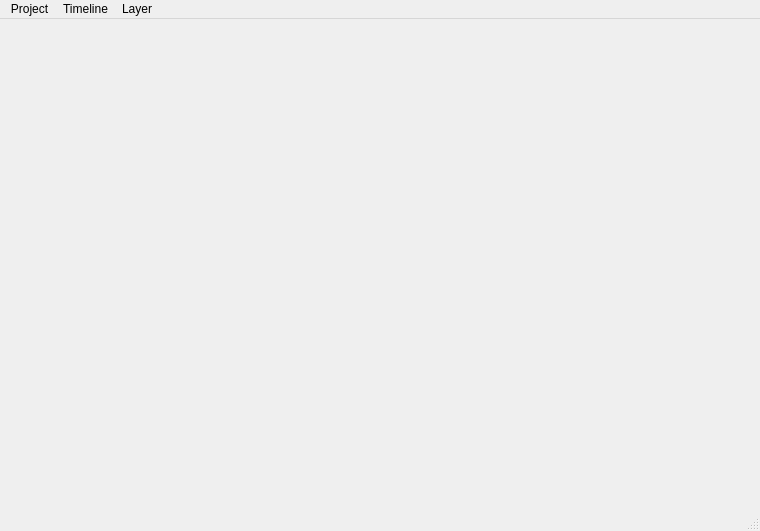
<?xml version="1.0" encoding="UTF-8"?>
<ui version="4.0">
 <class>MainWindow</class>
 <widget class="QMainWindow" name="MainWindow">
  <property name="geometry">
   <rect>
    <x>0</x>
    <y>0</y>
    <width>760</width>
    <height>531</height>
   </rect>
  </property>
  <property name="windowTitle">
   <string>Bugel</string>
  </property>
  <widget class="QWidget" name="centralWidget">
   <layout class="QVBoxLayout" name="verticalLayout">
    <item>
     <widget class="TimelineContainer" name="timeline" native="true"/>
    </item>
   </layout>
  </widget>
  <widget class="QMenuBar" name="menuBar">
   <property name="geometry">
    <rect>
     <x>0</x>
     <y>0</y>
     <width>760</width>
     <height>21</height>
    </rect>
   </property>
   <widget class="QMenu" name="menuTimeline">
    <property name="title">
     <string>Timeline</string>
    </property>
    <addaction name="actionNew_Timeline"/>
    <addaction name="actionOpen_Timeline"/>
    <addaction name="separator"/>
    <addaction name="actionTimeline_Settings"/>
    <addaction name="separator"/>
    <addaction name="actionExport_Timeline"/>
    <addaction name="actionSave_Timeline"/>
    <addaction name="actionSave_Timeline_As"/>
   </widget>
   <widget class="QMenu" name="menuLayer">
    <property name="title">
     <string>Layer</string>
    </property>
    <widget class="QMenu" name="menuAdd_Placeholder">
     <property name="title">
      <string>Add Placeholder</string>
     </property>
     <addaction name="action1"/>
     <addaction name="action2"/>
     <addaction name="action3"/>
     <addaction name="action4"/>
     <addaction name="action5"/>
     <addaction name="action6"/>
     <addaction name="action7"/>
     <addaction name="action8"/>
     <addaction name="action9"/>
    </widget>
    <addaction name="actionAdd_layer"/>
    <addaction name="actionRemove_layer"/>
    <addaction name="separator"/>
    <addaction name="menuAdd_Placeholder"/>
    <addaction name="actionAdd_User_Event"/>
    <addaction name="actionDelete_Selection"/>
   </widget>
   <widget class="QMenu" name="menuProject">
    <property name="title">
     <string>Project</string>
    </property>
    <addaction name="actionNew_Project"/>
    <addaction name="actionOpen_Project"/>
    <addaction name="separator"/>
    <addaction name="actionProject_Settings"/>
    <addaction name="separator"/>
    <addaction name="actionClose_Project"/>
   </widget>
   <addaction name="menuProject"/>
   <addaction name="menuTimeline"/>
   <addaction name="menuLayer"/>
  </widget>
  <widget class="QStatusBar" name="statusBar"/>
  <action name="actionAdd_layer">
   <property name="text">
    <string>Add layer</string>
   </property>
  </action>
  <action name="action1">
   <property name="text">
    <string>Placeholder 0</string>
   </property>
  </action>
  <action name="action2">
   <property name="text">
    <string>Placeholder 1</string>
   </property>
  </action>
  <action name="action3">
   <property name="text">
    <string>Placeholder 2</string>
   </property>
  </action>
  <action name="action4">
   <property name="text">
    <string>Placeholder 3</string>
   </property>
  </action>
  <action name="action5">
   <property name="text">
    <string>Placeholder 4</string>
   </property>
  </action>
  <action name="action6">
   <property name="text">
    <string>Placeholder 5</string>
   </property>
  </action>
  <action name="action7">
   <property name="text">
    <string>Placeholder 6</string>
   </property>
  </action>
  <action name="action8">
   <property name="text">
    <string>Placeholder 7</string>
   </property>
  </action>
  <action name="action9">
   <property name="text">
    <string>Placeholder 8</string>
   </property>
  </action>
  <action name="actionDelete_Selection">
   <property name="text">
    <string>Delete Selection</string>
   </property>
   <property name="shortcut">
    <string>Del</string>
   </property>
  </action>
  <action name="actionTimeline_Settings">
   <property name="text">
    <string>Timeline Settings</string>
   </property>
  </action>
  <action name="actionExport_Timeline">
   <property name="text">
    <string>Export Timeline</string>
   </property>
   <property name="toolTip">
    <string>Export Timeline</string>
   </property>
  </action>
  <action name="actionRemove_layer">
   <property name="text">
    <string>Remove layer</string>
   </property>
  </action>
  <action name="actionProject_Settings">
   <property name="text">
    <string>Project Settings</string>
   </property>
  </action>
  <action name="actionNew_Project">
   <property name="text">
    <string>New Project</string>
   </property>
  </action>
  <action name="actionOpen_Project">
   <property name="text">
    <string>Open Project</string>
   </property>
  </action>
  <action name="actionAdd_User_Event">
   <property name="text">
    <string>Add Event...</string>
   </property>
  </action>
  <action name="actionClose_Project">
   <property name="text">
    <string>Close Project</string>
   </property>
  </action>
  <action name="actionNew_Timeline">
   <property name="text">
    <string>New Timeline</string>
   </property>
  </action>
  <action name="actionOpen_Timeline">
   <property name="text">
    <string>Open Timeline</string>
   </property>
   <property name="shortcut">
    <string>Ctrl+O</string>
   </property>
  </action>
  <action name="actionSave_Timeline">
   <property name="text">
    <string>Save Timeline</string>
   </property>
   <property name="shortcut">
    <string>Ctrl+S</string>
   </property>
  </action>
  <action name="actionSave_Timeline_As">
   <property name="text">
    <string>Save Timeline As</string>
   </property>
  </action>
 </widget>
 <layoutdefault spacing="6" margin="11"/>
 <customwidgets>
  <customwidget>
   <class>TimelineContainer</class>
   <extends>QWidget</extends>
   <header>timelinecontainer.h</header>
   <container>1</container>
   <slots>
    <slot>createLayer()</slot>
    <slot>removeSelectionInCurrentLayer()</slot>
    <slot>removeCurrentLayer()</slot>
   </slots>
  </customwidget>
 </customwidgets>
 <resources/>
 <connections>
  <connection>
   <sender>actionAdd_layer</sender>
   <signal>triggered()</signal>
   <receiver>timeline</receiver>
   <slot>createLayer()</slot>
   <hints>
    <hint type="sourcelabel">
     <x>-1</x>
     <y>-1</y>
    </hint>
    <hint type="destinationlabel">
     <x>379</x>
     <y>265</y>
    </hint>
   </hints>
  </connection>
  <connection>
   <sender>actionDelete_Selection</sender>
   <signal>triggered()</signal>
   <receiver>timeline</receiver>
   <slot>removeSelectionInCurrentLayer()</slot>
   <hints>
    <hint type="sourcelabel">
     <x>-1</x>
     <y>-1</y>
    </hint>
    <hint type="destinationlabel">
     <x>379</x>
     <y>265</y>
    </hint>
   </hints>
  </connection>
  <connection>
   <sender>actionTimeline_Settings</sender>
   <signal>triggered()</signal>
   <receiver>MainWindow</receiver>
   <slot>openTimelineSettingsDialog()</slot>
   <hints>
    <hint type="sourcelabel">
     <x>-1</x>
     <y>-1</y>
    </hint>
    <hint type="destinationlabel">
     <x>379</x>
     <y>265</y>
    </hint>
   </hints>
  </connection>
  <connection>
   <sender>actionRemove_layer</sender>
   <signal>triggered()</signal>
   <receiver>timeline</receiver>
   <slot>removeCurrentLayer()</slot>
   <hints>
    <hint type="sourcelabel">
     <x>-1</x>
     <y>-1</y>
    </hint>
    <hint type="destinationlabel">
     <x>379</x>
     <y>265</y>
    </hint>
   </hints>
  </connection>
  <connection>
   <sender>actionExport_Timeline</sender>
   <signal>triggered()</signal>
   <receiver>MainWindow</receiver>
   <slot>exportTimelineAs()</slot>
   <hints>
    <hint type="sourcelabel">
     <x>-1</x>
     <y>-1</y>
    </hint>
    <hint type="destinationlabel">
     <x>379</x>
     <y>265</y>
    </hint>
   </hints>
  </connection>
  <connection>
   <sender>actionProject_Settings</sender>
   <signal>triggered()</signal>
   <receiver>MainWindow</receiver>
   <slot>openProjectSettingsDialog()</slot>
   <hints>
    <hint type="sourcelabel">
     <x>-1</x>
     <y>-1</y>
    </hint>
    <hint type="destinationlabel">
     <x>379</x>
     <y>265</y>
    </hint>
   </hints>
  </connection>
  <connection>
   <sender>actionOpen_Project</sender>
   <signal>triggered()</signal>
   <receiver>MainWindow</receiver>
   <slot>openProject()</slot>
   <hints>
    <hint type="sourcelabel">
     <x>-1</x>
     <y>-1</y>
    </hint>
    <hint type="destinationlabel">
     <x>379</x>
     <y>265</y>
    </hint>
   </hints>
  </connection>
  <connection>
   <sender>actionNew_Project</sender>
   <signal>triggered()</signal>
   <receiver>MainWindow</receiver>
   <slot>newProject()</slot>
   <hints>
    <hint type="sourcelabel">
     <x>-1</x>
     <y>-1</y>
    </hint>
    <hint type="destinationlabel">
     <x>379</x>
     <y>265</y>
    </hint>
   </hints>
  </connection>
  <connection>
   <sender>actionClose_Project</sender>
   <signal>triggered()</signal>
   <receiver>MainWindow</receiver>
   <slot>closeProject()</slot>
   <hints>
    <hint type="sourcelabel">
     <x>-1</x>
     <y>-1</y>
    </hint>
    <hint type="destinationlabel">
     <x>379</x>
     <y>265</y>
    </hint>
   </hints>
  </connection>
  <connection>
   <sender>actionOpen_Timeline</sender>
   <signal>triggered()</signal>
   <receiver>MainWindow</receiver>
   <slot>openTimeline()</slot>
   <hints>
    <hint type="sourcelabel">
     <x>-1</x>
     <y>-1</y>
    </hint>
    <hint type="destinationlabel">
     <x>379</x>
     <y>265</y>
    </hint>
   </hints>
  </connection>
  <connection>
   <sender>actionSave_Timeline</sender>
   <signal>triggered()</signal>
   <receiver>MainWindow</receiver>
   <slot>saveTimeline()</slot>
   <hints>
    <hint type="sourcelabel">
     <x>-1</x>
     <y>-1</y>
    </hint>
    <hint type="destinationlabel">
     <x>379</x>
     <y>265</y>
    </hint>
   </hints>
  </connection>
  <connection>
   <sender>actionSave_Timeline_As</sender>
   <signal>triggered()</signal>
   <receiver>MainWindow</receiver>
   <slot>saveTimelineAs()</slot>
   <hints>
    <hint type="sourcelabel">
     <x>-1</x>
     <y>-1</y>
    </hint>
    <hint type="destinationlabel">
     <x>379</x>
     <y>265</y>
    </hint>
   </hints>
  </connection>
  <connection>
   <sender>actionNew_Timeline</sender>
   <signal>triggered()</signal>
   <receiver>MainWindow</receiver>
   <slot>newTimeline()</slot>
   <hints>
    <hint type="sourcelabel">
     <x>-1</x>
     <y>-1</y>
    </hint>
    <hint type="destinationlabel">
     <x>379</x>
     <y>265</y>
    </hint>
   </hints>
  </connection>
 </connections>
 <slots>
  <slot>openTimelineSettingsDialog()</slot>
  <slot>openProject()</slot>
  <slot>exportTimelineAs()</slot>
  <slot>openProjectSettingsDialog()</slot>
  <slot>newProject()</slot>
  <slot>newTimeline()</slot>
  <slot>saveTimeline()</slot>
  <slot>saveTimelineAs()</slot>
  <slot>closeProject()</slot>
  <slot>openTimeline()</slot>
 </slots>
</ui>
